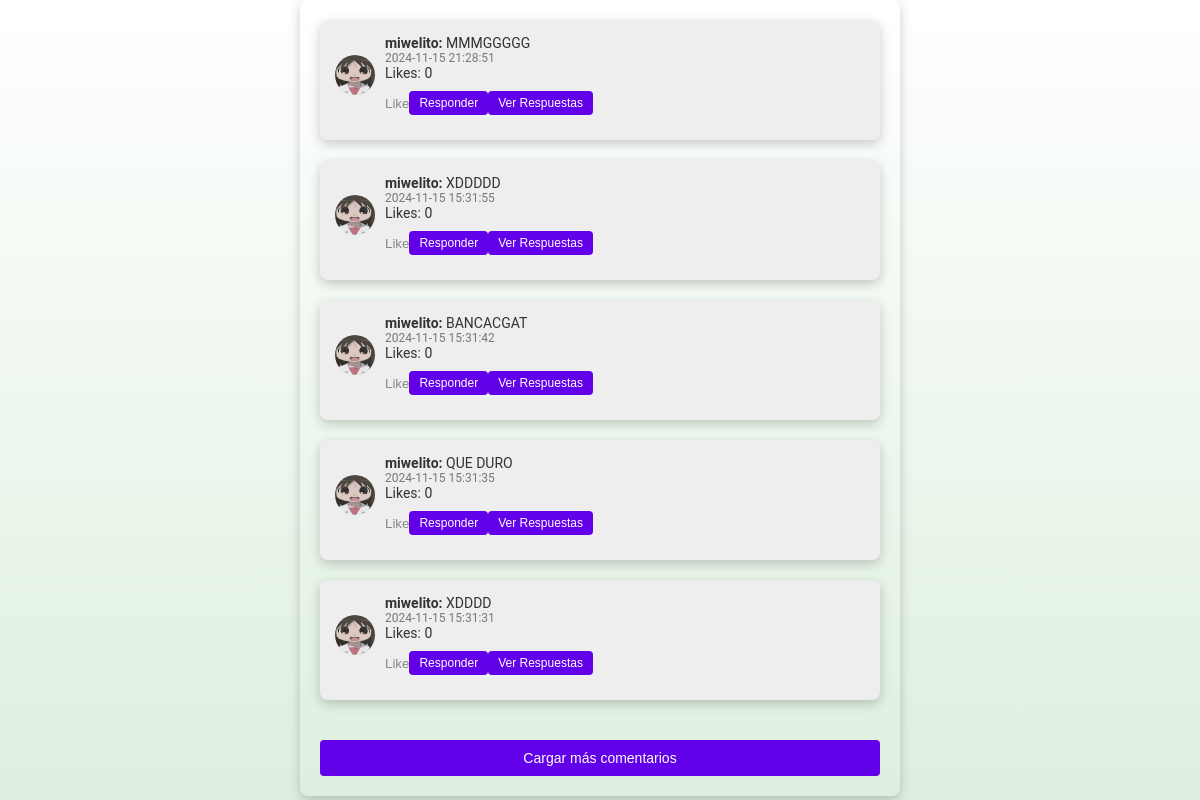
Page /manages/comentarios.php (signed in) on the committed database.
### tables this page shows
CREATE TABLE `comentarios` (
  `id` int(11) NOT NULL,
  `user_id` int(11) NOT NULL,
  `profile_picture` varchar(255) DEFAULT NULL,
  `comentario` text NOT NULL,
  `fecha` datetime DEFAULT current_timestamp(),
  `username` varchar(255) DEFAULT NULL,
  `likes` int(11) DEFAULT 0,
  `comentarios_likes` text DEFAULT NULL
);

### manages/comentarios.php (the view, shortened to what this page needs)
<link rel="stylesheet" href="../css/comentarios.css">
<?php
$db = new Database();
$conn = $db->conn;
$user_id = $_SESSION['user_id'];
$is_ajax = isset($_SERVER['HTTP_X_REQUESTED_WITH']) && strtolower($_SERVER['HTTP_X_REQUESTED_WITH']) === 'xmlhttprequest';
if (!$is_ajax) {
    echo '<link rel="stylesheet" href="../css/comentarios.css">';
}
?>
<div class="comments-container" id="comments-container">
    <?php
    $page = isset($_POST['page']) ? (int)$_POST['page'] : 1;
    $comments_per_page = 5;
    $offset = ($page - 1) * $comments_per_page;
    $stmt = $conn->prepare("SELECT id, profile_picture, username, comentario, fecha, likes FROM comentarios ORDER BY id DESC LIMIT ?, ?");
    $stmt->bind_param("ii", $offset, $comments_per_page);
    $stmt->execute();
    $result = $stmt->get_result();
    if ($result->num_rows > 0) {
        while ($row = $result->fetch_assoc()) {
            mostrarComentario($conn, $row, $user_id);
        }
    } else {
        echo "<p>No hay comentarios aún.</p>";
    }
    $stmt = $conn->prepare("SELECT COUNT(id) FROM comentarios");
    $stmt->execute();
    $count_result = $stmt->get_result();
    $total_comments = $count_result->fetch_row()[0];
    $total_pages = ceil($total_comments / $comments_per_page);
    echo $page < $total_pages
        ? "<button id='load-more-comments' data-page='" . ($page + 1) . "'>Cargar más comentarios</button>"
        : "<button id='load-more-comments' data-page='1'>Refrescar</button>";
    function mostrarComentario($conn, $row, $user_id) {
        echo "<div class='comentario' id='comentario-" . $row['id'] . "'>";
        echo "<div class='comentario-header'>";
        echo "<img src='../uploads/profile_pictures/" . htmlspecialchars($row['profile_picture']) . "' alt='Foto de perfil'>";
        echo "<div class='comentario-content'>";
        echo "<p><strong>" . htmlspecialchars($row['username']) . ":</strong> " . htmlspecialchars($row['comentario']) . " <br><small>" . htmlspecialchars($row['fecha']) . "</small></p>";
        echo "<p>Likes: " . htmlspecialchars($row['likes']) . "</p>";
        echo "<div class='comentarios-actions'>";
        $stmt_likes = $conn->prepare("SELECT * FROM comentarios_likes WHERE user_id = ? AND comentario_id = ?");
        $stmt_likes->bind_param("ii", $user_id, $row['id']);
        $stmt_likes->execute();
        $like_result = $stmt_likes->get_result();
        $liked = $like_result->num_rows > 0;
        echo "<form method='POST' action=''>
                <input type='hidden' name='comentario_id' value='" . $row['id'] . "'>
                <button type='submit' name='like_comment' class='like-button " . ($liked ? 'liked' : '') . "'>
                    <i class='" . ($liked ? 'fas' : 'far') . " fa-heart'></i> Like
                </button>
              </form>";
        echo "<button class='btn-responder' data-comentario-id='" . $row['id'] . "'>
                <i class='fas fa-reply'></i> Responder
              </button>";
        echo "<button class='btn-ver-respuestas' data-comentario-id='" . $row['id'] . "'>
                <i class='fas fa-comment-dots'></i> Ver Respuestas
              </button>";
        echo "</div></div></div></div>";
    }
    ?>
</div>

### css/comentarios.css (style rules this page uses)
* { margin: 0; padding: 0; box-sizing: border-box; }
.comments-container { max-width: 600px; margin: 0 auto; padding: 20px; border-radius: 8px; box-shadow: var(--box-shadow); background-color: var(--background-light); }
.comentario { background-color: #eeeeee; border-radius: 8px; margin-bottom: 20px; padding: 15px; box-shadow: var(--box-shadow); transition: box-shadow 0.3s ease, transform 0.3s ease; }
.comentario-header { display: flex; align-items: center; gap: 10px; margin-bottom: 10px; }
.comentario-header img, .respuesta-container img { width: 40px; height: 40px; border-radius: 50%; object-fit: cover; }
.comentario-content p { margin: 0; text-align: start; font-size: 14px; }
.comentario-content small { color: var(--text-light); font-size: 12px; }
.comentarios-actions { display: flex; align-items: center; justify-content: space-between; margin-top: 10px; }
.like-button { background: none; border: none; cursor: pointer; color: #888; transition: color 0.3s ease; }
.btn-responder, .btn-ver-respuestas { background-color: var(--primary-color); color: white; border: none; border-radius: 4px; padding: 5px 10px; font-size: 12px; cursor: pointer; transition: background-color 0.3s ease; }
#load-more-comments { width: 100%; background-color: var(--primary-color); color: white; border: none; border-radius: 4px; padding: 10px; cursor: pointer; font-size: 14px; margin-top: 20px; transition: background-color 0.3s ease; }

### rows in the picture
comentarios: profile_picture (picture), username "miwelito", comentario "MMMGGGGG", fecha "2024-11-15 21:28:51", likes "0"
comentarios: profile_picture (picture), username "miwelito", comentario "XDDDDD", fecha "2024-11-15 15:31:55", likes "0"
comentarios: profile_picture (picture), username "miwelito", comentario "BANCACGAT", fecha "2024-11-15 15:31:42", likes "0"
comentarios: profile_picture (picture), username "miwelito", comentario "QUE DURO", fecha "2024-11-15 15:31:35", likes "0"
comentarios: profile_picture (picture), username "miwelito", comentario "XDDDD", fecha "2024-11-15 15:31:31", likes "0"
